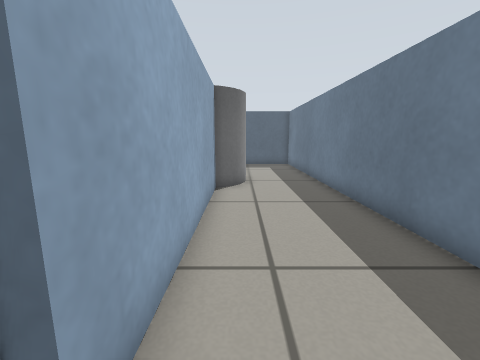
[1] (above)

22 first-person views from a walk through a robot-simulator world made for Gazebo. The camera is 0.51 m above the floor, tilts 10° down and sees 90° across. The floor is counted in squares, 0.25 m on a side. Each view is taken from the middle of a square. On the plan, view 1 faces up. The plan holds only what a view shows up to about 15 squares ahead; the rest is blank.

[2]
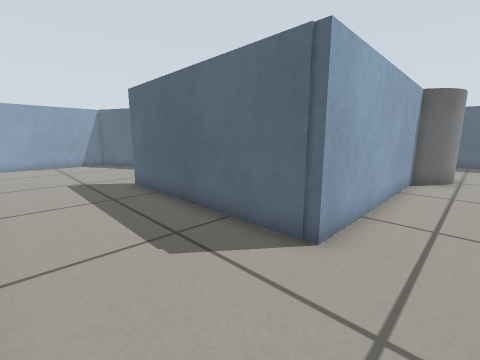

[3]
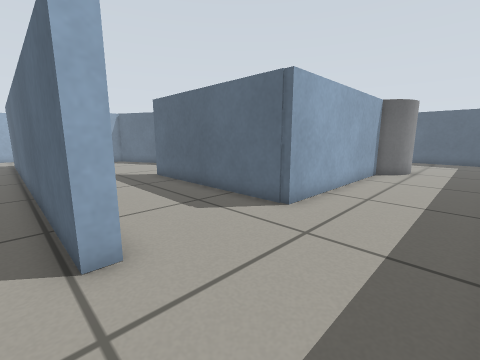

[4]
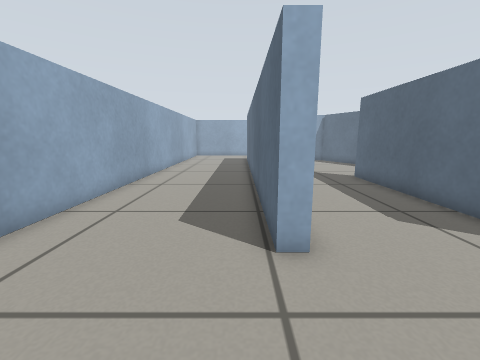

[5]
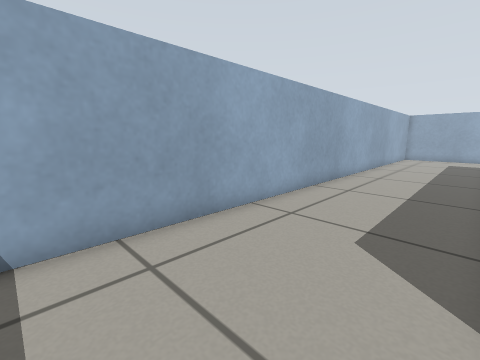

[6]
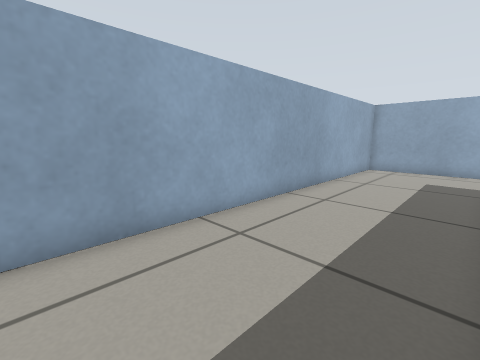

[7]
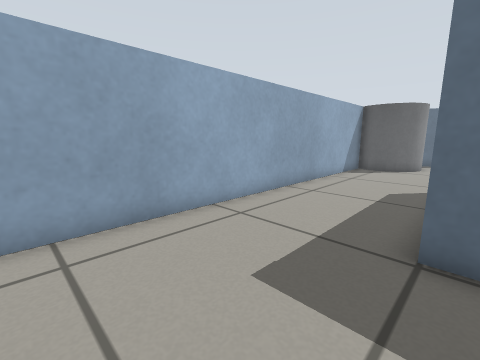

[8]
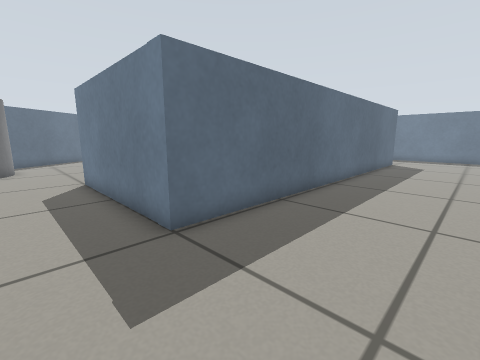

[9]
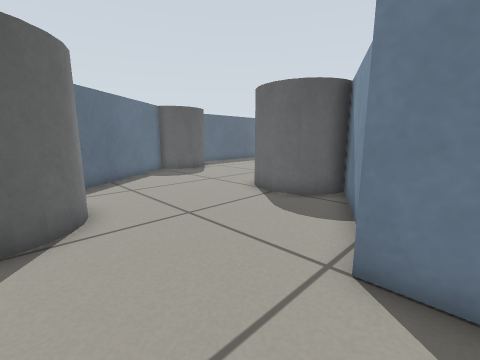

[10]
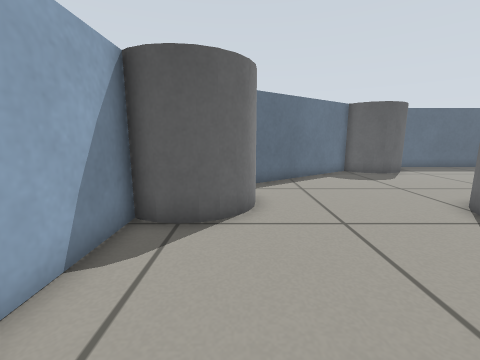

[11]
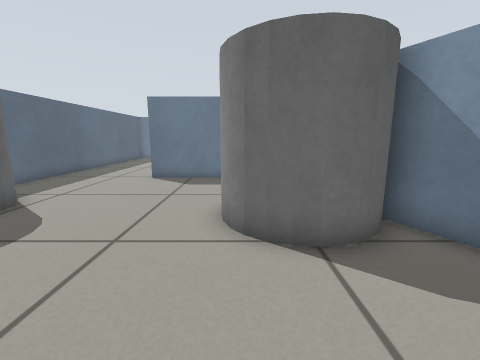

[12]
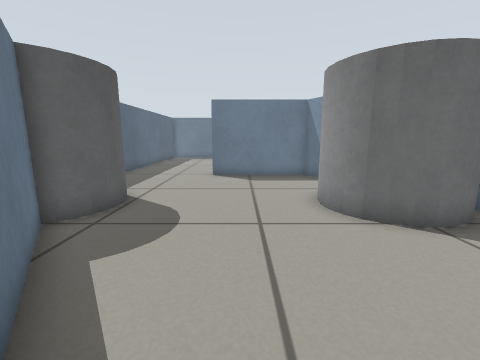

[13]
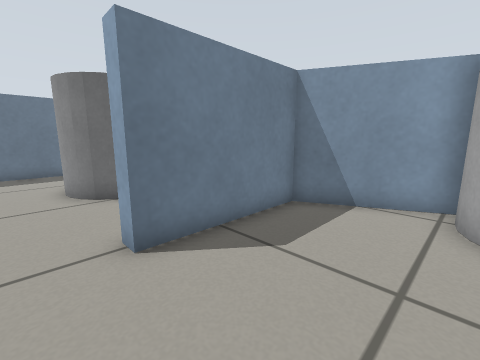

[14]
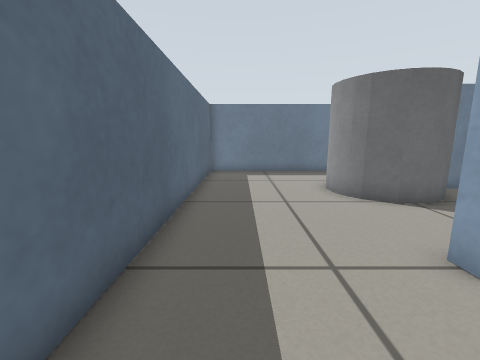

[15]
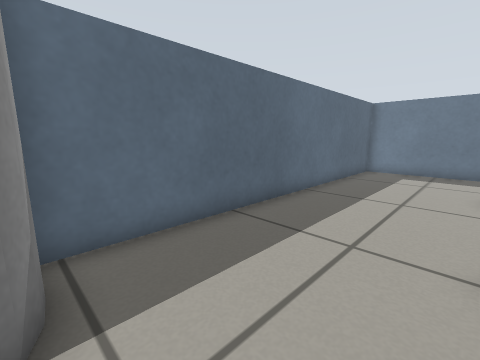

[16]
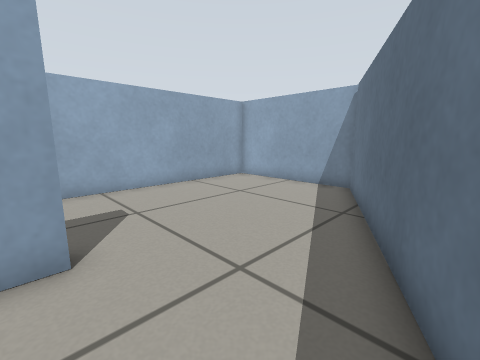

[17]
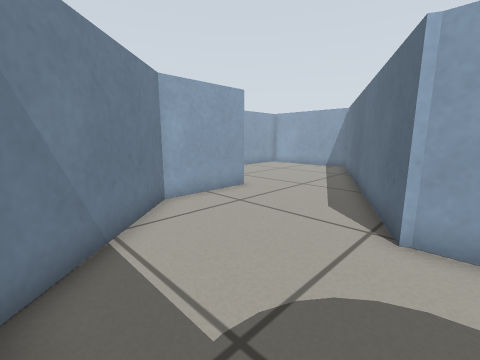

[18]
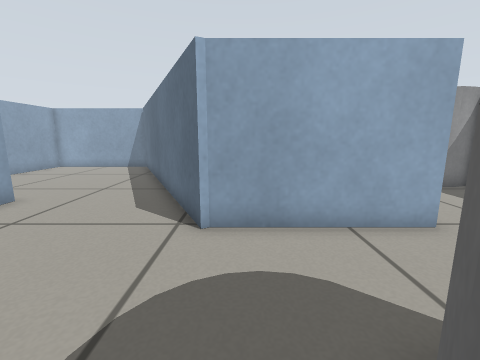

[19]
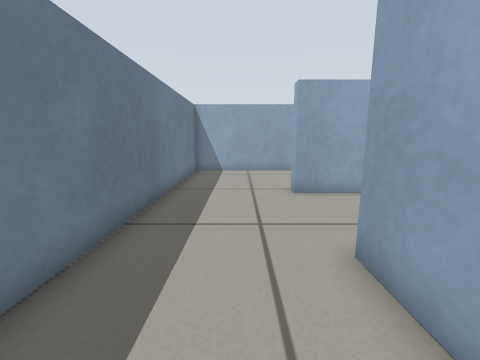

[20]
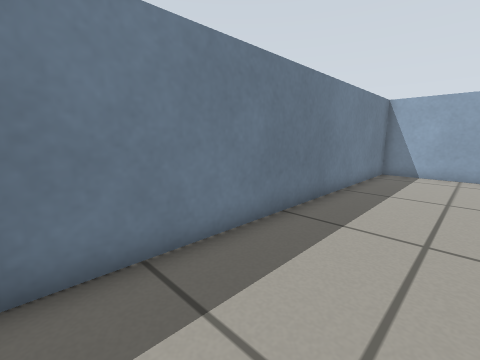

[21]
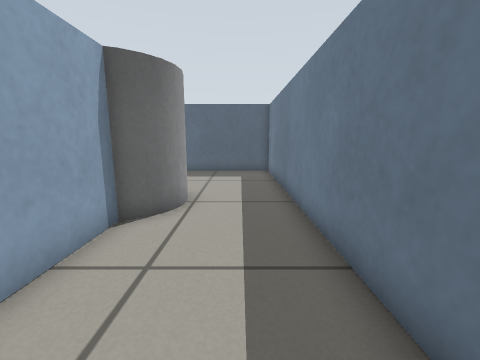

[22]
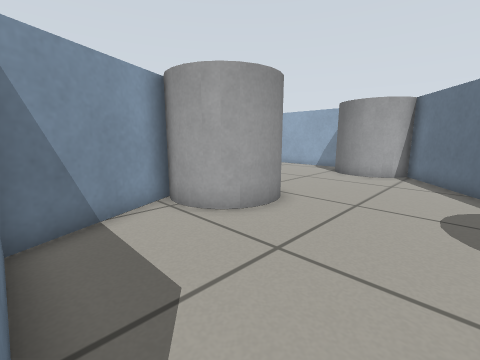

### Floor plan
Key: @ floor where view 1 was taken; # wall or solid block; . floor; C grey cylinder.
Columns run from 25 left of view 1 to 4 right of it. Each row starts with its distance up from view 1.
 19              #################
 18              C...............#
 17          #C  C...............#
 16        ###CCC................#
 15       ##.....................#
 14     ###......................#
 13    ##............##...CCC ...#
 12   ##.............##..CC  C...#
 11   CC.............##..CC  C...#
 10    C.............##...C #C...#
  9    C......CCCC...##.....#....#
  8 #CCC.....CC  C..###.....#....#
  7 #........CC  C###.......#....#
  6 #.........CCC##.........#....#
  5 #.........###..........##....#
  4 #.......###...........###....#
  3 #.....###............## #....#
  2 #.....#.........######  #....#
  1 #.....#.........#########....#
  0 #.....#..................@...#
 -1 #.....#......................#
 -2 #.....#......................#
 -3 #.....#......................#
 -4 #.....##################.....#
 -5 #............................#
 -6 #............................#
 -7 #............................#
 -8 #............................#
 -9 #............................#
-10 ##############################

Positions as (right, up) in squares from view 1, and headings:
1: (0, 0), facing up
2: (1, -3), facing up-left
3: (3, -5), facing up-left
4: (3, -5), facing left
5: (2, -5), facing down-left
6: (-8, -5), facing down-left
7: (-19, -9), facing up-left
8: (-22, -9), facing up-right
9: (-23, 2), facing up-right
10: (-22, 2), facing up
11: (-20, 9), facing right
12: (-21, 12), facing right
13: (-12, 15), facing down-right
14: (-11, 17), facing right
15: (-12, 14), facing up-right
16: (-9, 6), facing down-left
17: (-2, 9), facing down-left
18: (-2, 9), facing left
19: (1, 5), facing down
20: (0, 5), facing down-right
21: (2, 4), facing up
22: (-8, 14), facing down-left
